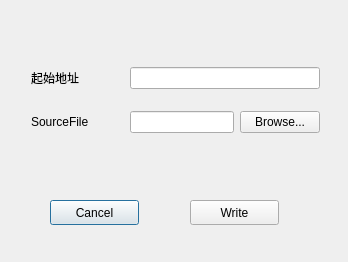
<?xml version="1.0" encoding="UTF-8"?>
<ui version="4.0">
 <class>RestoreWidget</class>
 <widget class="QDialog" name="RestoreWidget">
  <property name="geometry">
   <rect>
    <x>0</x>
    <y>0</y>
    <width>348</width>
    <height>262</height>
   </rect>
  </property>
  <property name="windowTitle">
   <string>DumpWidget</string>
  </property>
  <widget class="QPushButton" name="pushButton">
   <property name="geometry">
    <rect>
     <x>50</x>
     <y>200</y>
     <width>89</width>
     <height>25</height>
    </rect>
   </property>
   <property name="text">
    <string>Cancel</string>
   </property>
  </widget>
  <widget class="QPushButton" name="pushButton_2">
   <property name="geometry">
    <rect>
     <x>190</x>
     <y>200</y>
     <width>89</width>
     <height>25</height>
    </rect>
   </property>
   <property name="text">
    <string>Write</string>
   </property>
  </widget>
  <widget class="QWidget" name="layoutWidget">
   <property name="geometry">
    <rect>
     <x>20</x>
     <y>40</y>
     <width>311</width>
     <height>121</height>
    </rect>
   </property>
   <layout class="QGridLayout" name="gridLayout">
    <item row="0" column="0">
     <widget class="QLabel" name="label">
      <property name="text">
       <string>起始地址</string>
      </property>
     </widget>
    </item>
    <item row="0" column="1">
     <spacer name="horizontalSpacer">
      <property name="orientation">
       <enum>Qt::Horizontal</enum>
      </property>
      <property name="sizeHint" stdset="0">
       <size>
        <width>40</width>
        <height>20</height>
       </size>
      </property>
     </spacer>
    </item>
    <item row="1" column="0">
     <widget class="QLabel" name="label_3">
      <property name="text">
       <string>SourceFile</string>
      </property>
     </widget>
    </item>
    <item row="1" column="2">
     <widget class="QLineEdit" name="lineEdit_3"/>
    </item>
    <item row="1" column="3">
     <widget class="QPushButton" name="pushButton_3">
      <property name="text">
       <string>Browse...</string>
      </property>
     </widget>
    </item>
    <item row="0" column="2" colspan="2">
     <widget class="QLineEdit" name="lineEdit_2"/>
    </item>
   </layout>
  </widget>
 </widget>
 <layoutdefault spacing="6" margin="11"/>
 <resources/>
 <connections/>
</ui>
